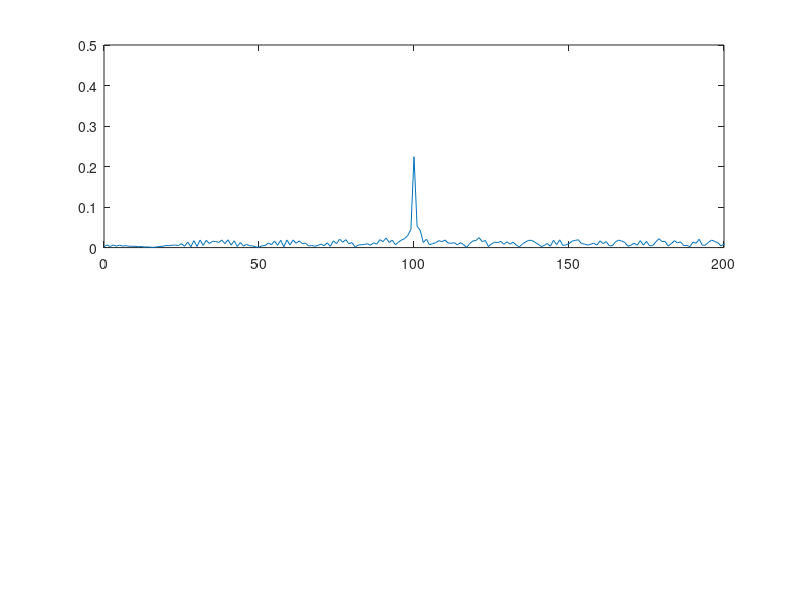
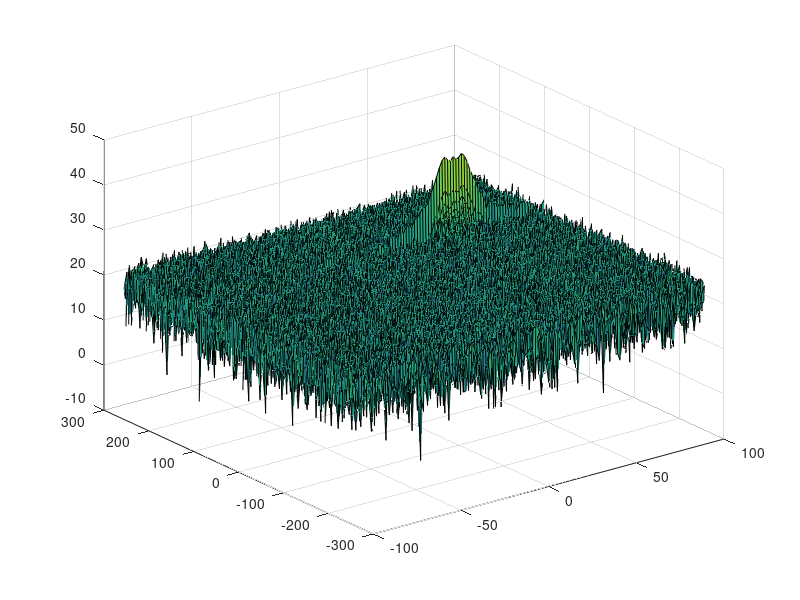

These figures' MATLAB source, in order: (Note: this script raises an error after producing the figures.)
clear all
clc;

%% Radar Specifications 
%%%%%%%%%%%%%%%%%%%%%%%%%%%
% Frequency of operation = 77GHz
% Max Range = 200m
% Range Resolution = 1 m
% Max Velocity = 100 m/s
%%%%%%%%%%%%%%%%%%%%%%%%%%%

%speed of light = 3e8
%% User Defined Range and Velocity of target
% *%TODO* :
% define the target's initial position and velocity. Note : Velocity
% remains contant
 
targetSpeed = 50; %target speed in m/s
targetPosition = 100; %target position in m

%% FMCW Waveform Generation

% *%TODO* :
%Design the FMCW waveform by giving the specs of each of its parameters.
% Calculate the Bandwidth (B), Chirp Time (Tchirp) and Slope (slope) of the FMCW
% chirp using the requirements above.

%Speed of light
c = 3*10^8;
rangeResolution = 1;
Rmax = 200;

Bsweep = c/(2*rangeResolution);
Tchirp = 5.5*2*Rmax/c;
alfa = Bsweep/Tchirp;
disp(alfa);
%Operating carrier frequency of Radar 
fc= 77e9;             %carrier freq

                                                          
%The number of chirps in one sequence. Its ideal to have 2^ value for the ease of running the FFT
%for Doppler Estimation. 
Nd=128;                   % #of doppler cells OR #of sent periods % number of chirps

%The number of samples on each chirp. 
Nr=1024;                  %for length of time OR # of range cells

% Timestamp for running the displacement scenario for every sample on each
% chirp
t=linspace(0,Nd*Tchirp,Nr*Nd); %total time for samples
%Creating the vectors for Tx, Rx and Mix based on the total samples input.
Tx=zeros(1,length(t)); %transmitted signal
Rx=zeros(1,length(t)); %received signal
Mix = zeros(1,length(t)); %beat signal

%Similar vectors for range_covered and time delay.
r_t=zeros(1,length(t));
td=zeros(1,length(t));

%% Signal generation and Moving Target simulation
% Running the radar scenario over the time. 

for i=1:length(t)         
    
    
    % *%TODO* :
    %For each time stamp update the Range of the Target for constant velocity. 
    r_t(i) = targetSpeed*t(i) + targetPosition;
    td(i) = 2*r_t(i)/c;
    % *%TODO* :
    %For each time sample we need update the transmitted and
    %received signal. 
    Tx(i) = cos(2*pi*(fc*t(i) + 0.5*alfa*t(i)^2));
    Rx(i)  = cos(2*pi*(fc*(t(i)-td(i)) + 0.5*alfa*(t(i)-td(i))^2));
    
    % *%TODO* :
    %Now by mixing the Transmit and Receive generate the beat signal
    %This is done by element wise matrix multiplication of Transmit and
    %Receiver Signal
    Mix(i) = Tx(i).* Rx(i);
    
end

%% RANGE MEASUREMENT


 % *%TODO* :
%reshape the vector into Nr*Nd array. Nr and Nd here would also define the size of
%Range and Doppler FFT respectively.
Mix = reshape(Mix, [Nr, Nd]);
 % *%TODO* :
%run the FFT on the beat signal along the range bins dimension (Nr) and
%normalize.
%Compute the Fourier transform of the signal.
signal_fft = fft(Mix(:, 1)');
 % *%TODO* :
% Take the absolute value of FFT output
P2 = abs(signal_fft/Nr);
 % *%TODO* :
% Output of FFT is double sided signal, but we are interested in only one side of the spectrum.
% Hence we throw out half of the samples.
P1 = P2(1:Nr/2+1);

%plotting the range
figure ('Name','Range from First FFT')
subplot(2,1,1)

 % *%TODO* :
 % plot FFT output 
plot(0:Nr/2, P1);
 
axis ([0 200 0 0.5]);



%% RANGE DOPPLER RESPONSE
% The 2D FFT implementation is already provided here. This will run a 2DFFT
% on the mixed signal (beat signal) output and generate a range doppler
% map.You will implement CFAR on the generated RDM


% Range Doppler Map Generation.

% The output of the 2D FFT is an image that has reponse in the range and
% doppler FFT bins. So, it is important to convert the axis from bin sizes
% to range and doppler based on their Max values.

Mix=reshape(Mix,[Nr,Nd]);

% 2D FFT using the FFT size for both dimensions.
sig_fft2 = fft2(Mix,Nr,Nd);

% Taking just one side of signal from Range dimension.
sig_fft2 = sig_fft2(1:Nr/2,1:Nd);
sig_fft2 = fftshift (sig_fft2);
RDM = abs(sig_fft2);
RDM = 10*log10(RDM) ;

%use the surf function to plot the output of 2DFFT and to show axis in both
%dimensions
doppler_axis = linspace(-100,100,Nd);
range_axis = linspace(-200,200,Nr/2)*((Nr/2)/400);
figure,surf(doppler_axis,range_axis,RDM);

%% CFAR implementation

%Slide Window through the complete Range Doppler Map


% *%TODO* :
%Select the number of Training Cells in both the dimensions.
Tr = 10;
Td = 8;
% *%TODO* :
%Select the number of Guard Cells in both dimensions around the Cell under 
%test (CUT) for accurate estimation
Gr = 4;
Gd = 5;
% *%TODO* :
% offset the threshold by SNR value in dB
offset = 7;
% *%TODO* :
%Create a vector to store noise_level for each iteration on training cells
noise_level = zeros(1,1);
T = (2*Tr+2*Gr+1)*(2*Td+2*Gd+1)-(2*Gr+1)*(2*Gd+1); % training cell size

% *%TODO* :
%design a loop such that it slides the CUT across range doppler map by
%giving margins at the edges for Training and Guard Cells.
%For every iteration sum the signal level within all the training
%cells. To sum convert the value from logarithmic to linear using db2pow
%function. Average the summed values for all of the training
%cells used. After averaging convert it back to logarithimic using pow2db.
%Further add the offset to it to determine the threshold. Next, compare the
%signal under CUT with this threshold. If the CUT level > threshold assign
%it a value of 1, else equate it to 0.

   % Use RDM[x,y] as the matrix from the output of 2D FFT for implementing
   % CFAR
   
for i = (Gr+Tr+1):(Nr/2-(Gr+Tr))
    for j = (Gd+Td+1):(Nd-(Gd+Td))
        % sum up the training cells
        noise_level(1) = sum(db2pow(RDM(i-(Gr+Tr):i+(Gr+Tr),j-(Gd+Td):j+(Gd+Td))),"all");
        noise_level(2) = sum(db2pow(RDM(i-Gr:i+Gr,j-Gr:j+Gr)),"all");
        noise = noise_level(1) - noise_level(2);
        threshold = pow2db(noise*offset/T); % convert the noise to db
        CUT = RDM(i,j); % CUT(Cell under Test)
        % check if the test cell is noise
        if CUT < threshold
            RDM(i,j) = 0;
        else
            RDM(i,j) = 1;
        end
    end
end

% *%TODO* :
% The process above will generate a thresholded block, which is smaller 
%than the Range Doppler Map as the CUT cannot be located at the edges of
%matrix. Hence,few cells will not be thresholded. To keep the map size same
% set those values to 0. 
 
RDM(1:(Tr+Gr), :) = 0; % set the top margin to zero
RDM(end-Tr-Gr:end, :) = 0; % set the bottom margin to zero
RDM(:, 1:(Td+Gd)) = 0; % set the left margin to zero
RDM(:, end-Td-Gd:end) = 0; %set the right margin to zero

% *%TODO* :
%display the CFAR output using the Surf function like we did for Range
%Doppler Response output.
figure,surf(doppler_axis,range_axis,RDM);
colorbar;


 
 
